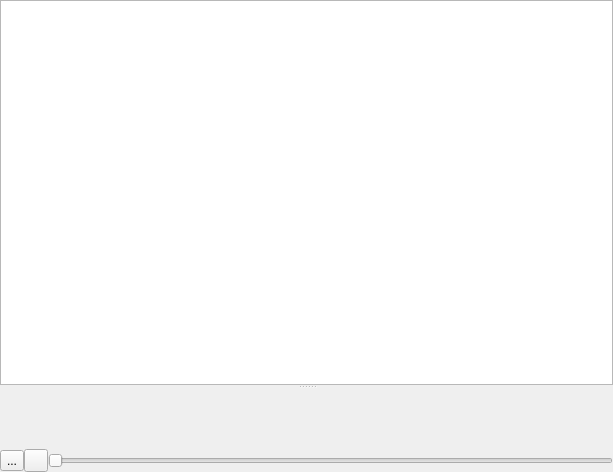
<?xml version="1.0" encoding="UTF-8"?>
<ui version="4.0">
 <class>AudioToolsForm</class>
 <widget class="QWidget" name="AudioToolsForm">
  <property name="geometry">
   <rect>
    <x>0</x>
    <y>0</y>
    <width>613</width>
    <height>472</height>
   </rect>
  </property>
  <property name="windowTitle">
   <string>Form</string>
  </property>
  <layout class="QVBoxLayout" name="verticalLayout">
   <property name="spacing">
    <number>0</number>
   </property>
   <property name="leftMargin">
    <number>0</number>
   </property>
   <property name="topMargin">
    <number>0</number>
   </property>
   <property name="rightMargin">
    <number>0</number>
   </property>
   <property name="bottomMargin">
    <number>0</number>
   </property>
   <item>
    <widget class="QSplitter" name="splitter">
     <property name="orientation">
      <enum>Qt::Vertical</enum>
     </property>
     <widget class="QTableWidget" name="tableWidget"/>
     <widget class="WaveformWidget" name="waveformWidget" native="true">
      <property name="mouseTracking">
       <bool>true</bool>
      </property>
     </widget>
    </widget>
   </item>
   <item>
    <layout class="QHBoxLayout" name="horizontalLayout">
     <item>
      <widget class="QToolButton" name="playButton">
       <property name="text">
        <string>...</string>
       </property>
       <property name="icon">
        <iconset resource="../Resources/Resources.qrc">
         <normaloff>:/svg/play-solid.svg</normaloff>:/svg/play-solid.svg</iconset>
       </property>
      </widget>
     </item>
     <item>
      <widget class="QToolButton" name="stopButton">
       <property name="text">
        <string/>
       </property>
       <property name="icon">
        <iconset resource="../Resources/Resources.qrc">
         <normaloff>:/svg/stop-solid.svg</normaloff>:/svg/stop-solid.svg</iconset>
       </property>
      </widget>
     </item>
     <item>
      <widget class="QSlider" name="audioSeekSlider">
       <property name="orientation">
        <enum>Qt::Horizontal</enum>
       </property>
      </widget>
     </item>
    </layout>
   </item>
  </layout>
 </widget>
 <customwidgets>
  <customwidget>
   <class>WaveformWidget</class>
   <extends>QWidget</extends>
   <header>View/WaveformWidget.h</header>
   <container>1</container>
  </customwidget>
 </customwidgets>
 <resources>
  <include location="../Resources/Resources.qrc"/>
 </resources>
 <connections/>
</ui>
